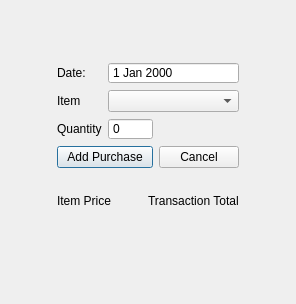
<?xml version="1.0" encoding="UTF-8"?>
<ui version="4.0">
 <class>AddTransactionWindow</class>
 <widget class="QDialog" name="AddTransactionWindow">
  <property name="geometry">
   <rect>
    <x>0</x>
    <y>0</y>
    <width>296</width>
    <height>304</height>
   </rect>
  </property>
  <property name="windowTitle">
   <string>Add Transaction </string>
  </property>
  <widget class="QWidget" name="">
   <property name="geometry">
    <rect>
     <x>57</x>
     <y>62</y>
     <width>182</width>
     <height>166</height>
    </rect>
   </property>
   <layout class="QVBoxLayout" name="verticalLayout_3">
    <item>
     <layout class="QGridLayout" name="gridLayout">
      <item row="0" column="0">
       <widget class="QLabel" name="dateLabel">
        <property name="text">
         <string>Date:</string>
        </property>
       </widget>
      </item>
      <item row="0" column="1" colspan="2">
       <widget class="QDateEdit" name="purchaseDate">
        <property name="buttonSymbols">
         <enum>QAbstractSpinBox::NoButtons</enum>
        </property>
       </widget>
      </item>
      <item row="1" column="0">
       <widget class="QLabel" name="itemLabel">
        <property name="text">
         <string>Item</string>
        </property>
       </widget>
      </item>
      <item row="1" column="1" colspan="2">
       <widget class="QComboBox" name="comboBox"/>
      </item>
      <item row="2" column="0">
       <widget class="QLabel" name="quantityLabel">
        <property name="text">
         <string>Quantity</string>
        </property>
       </widget>
      </item>
      <item row="2" column="1">
       <widget class="QSpinBox" name="purchaseQuantity">
        <property name="buttonSymbols">
         <enum>QAbstractSpinBox::NoButtons</enum>
        </property>
        <property name="maximum">
         <number>9999</number>
        </property>
       </widget>
      </item>
      <item row="3" column="0" colspan="2">
       <widget class="QPushButton" name="purchaseAddButton">
        <property name="text">
         <string>Add Purchase</string>
        </property>
       </widget>
      </item>
      <item row="3" column="2">
       <widget class="QPushButton" name="purchaseCancelButton">
        <property name="text">
         <string>Cancel</string>
        </property>
       </widget>
      </item>
      <item row="4" column="0">
       <widget class="QLabel" name="label_status">
        <property name="text">
         <string/>
        </property>
       </widget>
      </item>
     </layout>
    </item>
    <item>
     <layout class="QHBoxLayout" name="horizontalLayout">
      <item>
       <layout class="QVBoxLayout" name="verticalLayout">
        <item>
         <widget class="QLabel" name="label">
          <property name="text">
           <string>Item Price</string>
          </property>
         </widget>
        </item>
        <item>
         <widget class="QLabel" name="label_item_price">
          <property name="text">
           <string/>
          </property>
         </widget>
        </item>
       </layout>
      </item>
      <item>
       <layout class="QVBoxLayout" name="verticalLayout_2">
        <item>
         <widget class="QLabel" name="label_3">
          <property name="minimumSize">
           <size>
            <width>91</width>
            <height>0</height>
           </size>
          </property>
          <property name="text">
           <string>Transaction Total</string>
          </property>
         </widget>
        </item>
        <item>
         <widget class="QLabel" name="label_trans_total">
          <property name="text">
           <string/>
          </property>
         </widget>
        </item>
       </layout>
      </item>
     </layout>
    </item>
   </layout>
  </widget>
 </widget>
 <resources/>
 <connections/>
</ui>
